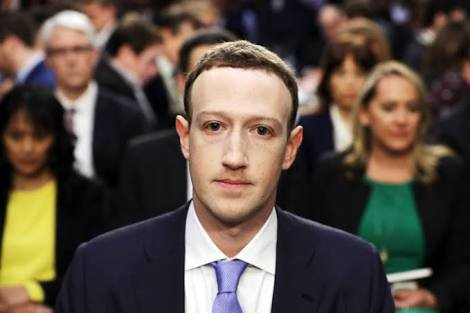
#> input picture zuker.jpg, 470 x 313 px
$ python FaceDet.py
#> lines starting #> are read from the running program, lines starting #| are printed output that depends on the picture
import cv2
import numpy as np
import matplotlib.pyplot as plt

img = cv2.imread("zuker.jpg",1) #1=> color img, 0=>b/w img
#> img is the input picture: shape (313, 470, 3); mean B, G, R 67.9, 77.8, 90.3
#open cv loads image in BGR format. To see exact, convert into RBG format
plt.imshow(img)  #type of img is nd-numpy array

img.shape
print(img)
#> (printed output is left out)
# Get clear idea on numpy

exact_img = cv2.cvtColor(img,cv2.COLOR_BGR2RGB)
plt.imshow(exact_img)
haar_cascade_face =cv2.CascadeClassifier("haar.xml")
faces_rects = haar_cascade_face.detectMultiScale(exact_img, scaleFactor = 1.2, minNeighbors = 5)
#> faces_rects = [[368, 85, 63, 63], [2, 119, 53, 53], [169, 78, 135, 135]]
plt.imshow(exact_img, cmap='gray')

print(faces_rects)
#| [[368  85  63  63]
#|  [  2 119  53  53]
#|  [169  78 135 135]]
print(len(faces_rects))
#| 3

for (x,y,w,h) in faces_rects:
     cv2.rectangle(exact_img, (x, y), (x+w, y+h), (150, 250, 50), 5)
#> this loop made 3 passes
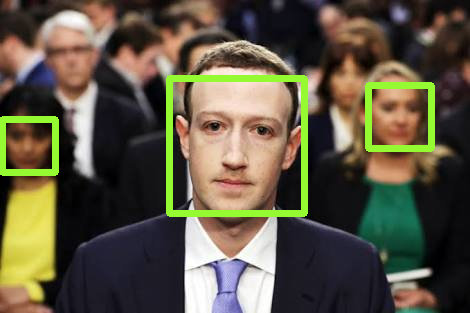
#> exact_img: shape (313, 470, 3); mean R, G, B 93.2, 86.2, 67.3
plt.imshow(exact_img)
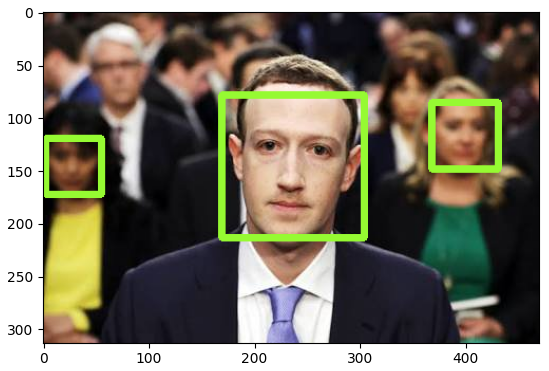
#> figure drawn by matplotlib, 1 panel; B, G, R data is drawn as R, G, B
